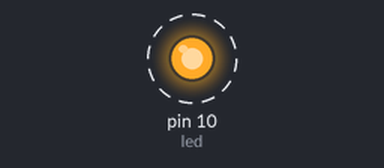
A sketch run on a simulated Arduino Uno, built with avr-gcc and run on an emulated ATmega328P. Parts: output pins drawn as LEDs (lit = HIGH). Dashed ring = blinking.

Above: at 0.2 s.
Timing chart, 0 to 3.0 s (numbered marks = the images above):
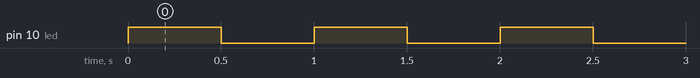

The sketch:

flora_blink.ino
```cpp
#define led 10

void setup() {
  // put your setup code here, to run once:
  pinMode(led, OUTPUT);
}

void loop() {
  // put your main code here, to run repeatedly:
  digitalWrite(led, HIGH);
  delay(500);
  digitalWrite(led, LOW);
  delay(500);
}
```

Measured:
- by itself, pin 10 (led): alternates HIGH for 0.50 s and LOW for 0.50 s
